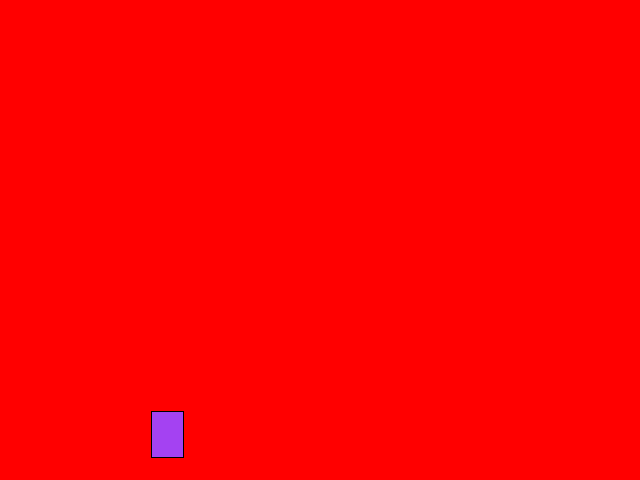
Frame 1 (no input)
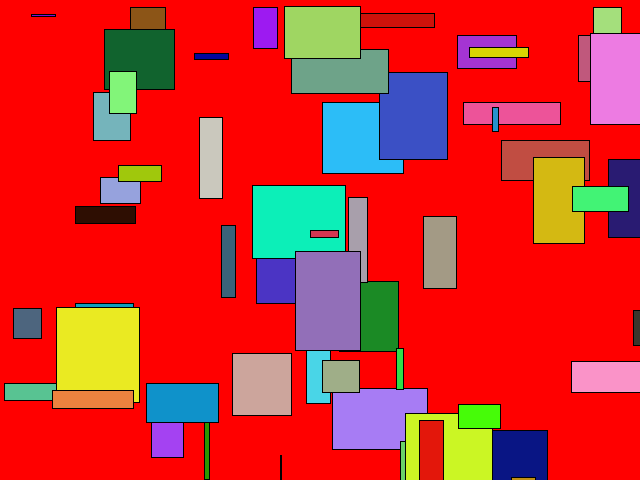
Frame 60 (the mouse pressed at the canvas centre just before this capture)
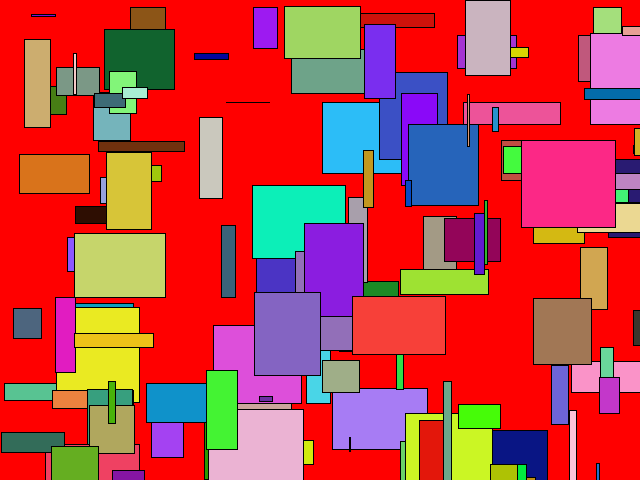
Frame 120 (the mouse held since frame 60 and released just before this capture)

The Processing sketch that drew these frames (run headless with seeded random() and noise(); from frame 60 on, the mouse is pressed at the canvas centre):

// Processing sketch: ejemplo2
// ── ejemplo2.pde
void setup(){ //estatico
  size(640,480);
  background(255,0,0);
}

void draw(){ //dinamico
  fill(random(255),random(255),random(255));
  rect(random(640),random(480),random(100),random(100));
}
